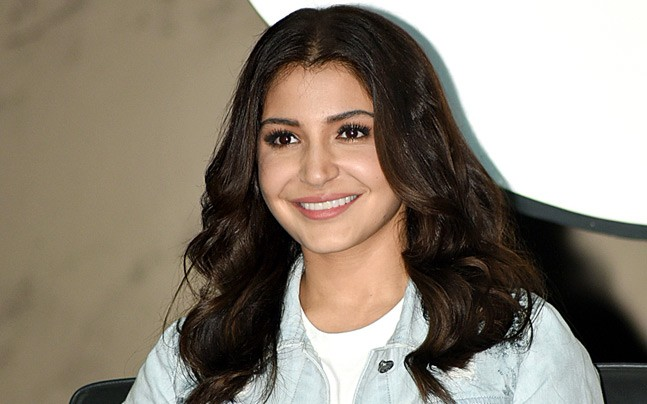
#> input picture Face_recognition/training_images/anushka.jpg, 647 x 404 px, given in place of the camera
$ python virushka.py
#> lines starting #> are read from the running program, lines starting #| are printed output that depends on the picture; after the words box and inside, x2 and y2 are one past the last pixel; in counts of white or black regions, pixels touching at a corner belong together
# -*- coding: utf-8 -*-
"""
Created on Sun Jul 28 15:37:20 2019

@author: User
"""

import cv2
import numpy as np

fcascade=cv2.CascadeClassifier('haarcascade_frontalface_default.xml')

names={0:"virat",1:"anushka"}
person1=np.load("virat.npy").reshape(21,50*50*3)
#> (reads Face_recognition/virat.npy from the repository)
person2=np.load("anushka.npy").reshape(21,50*50*3)
#> (reads Face_recognition/anushka.npy from the repository)

data=np.concatenate([person1,person2])
labels=np.zeros((42,1))
labels[21:,:]=1

from sklearn.neighbors import KNeighborsClassifier
clf= KNeighborsClassifier(n_neighbors=5)
clf.fit(data,labels)
cap=cv2.VideoCapture(0)
while True:
    ret,image=cap.read()
#> image is the input picture: shape (404, 647, 3); mean B, G, R 116.4, 129.7, 139.9
    imgray=cv2.cvtColor(image,cv2.COLOR_BGR2RGB)
    faces=fcascade.detectMultiScale(imgray,1.3,5)
#> faces = [[236, 75, 163, 163]]
    for (x,y,w,h) in  faces:
        cropedface=image[y:y+h,x:x+w,:]
        resizedface=cv2.resize(cropedface,(50,50))
        reshapedface=resizedface.reshape(1,50*50*3)
        pred=clf.predict(reshapedface)
        name=names[int(pred)]
        cv2.rectangle(image,(x,y),(x+w,y+h),(0,255,0),2)
        cv2.putText(image,name,(x,y),cv2.FONT_HERSHEY_COMPLEX,1,(0,255,255),2)
#> this loop made 1 pass
#> (x, y, w, h, pred, name) on pass 1: (236, 75, 163, 163, [1], 'anushka')
#> pass 1, `cropedface=image[y:y+h,x:x+w,:]`:
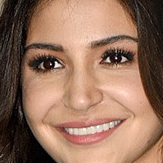
#> cropedface: shape (163, 163, 3); mean B, G, R 93.5, 113.8, 149.6
#> pass 1, `resizedface=cv2.resize(cropedface,(50,50))`:
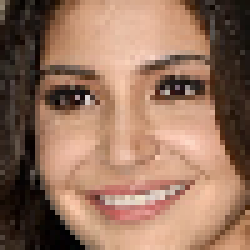
#> resizedface: shape (50, 50, 3) (shown 5 times larger); mean B, G, R 93.4, 113.7, 149.4
#> after the loop:
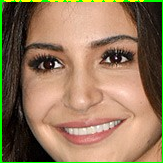
#> cropedface: shape (163, 163, 3); 3.65% of pixels changed, all inside (x1, y1, x2, y2) = (0, 0, 163, 163)
#> after the loop:
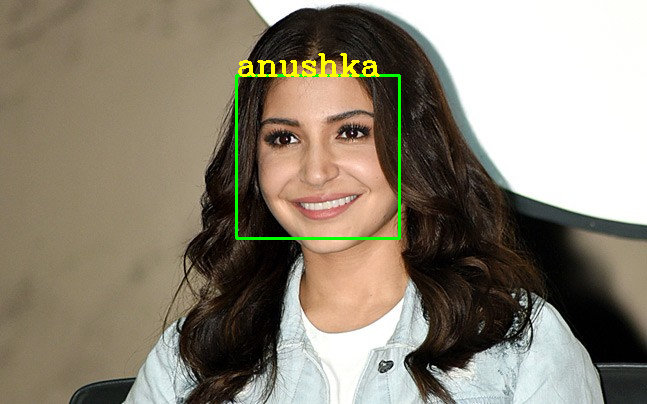
#> image: shape (404, 647, 3); 1.12% of pixels changed, all inside (x1, y1, x2, y2) = (235, 53, 401, 240)
    cv2.imshow("output",image)
    if cv2.waitKey(1)==27:
#> (key Esc is pressed here)
        cap.release()
        cv2.destroyAllWindows()
        break
